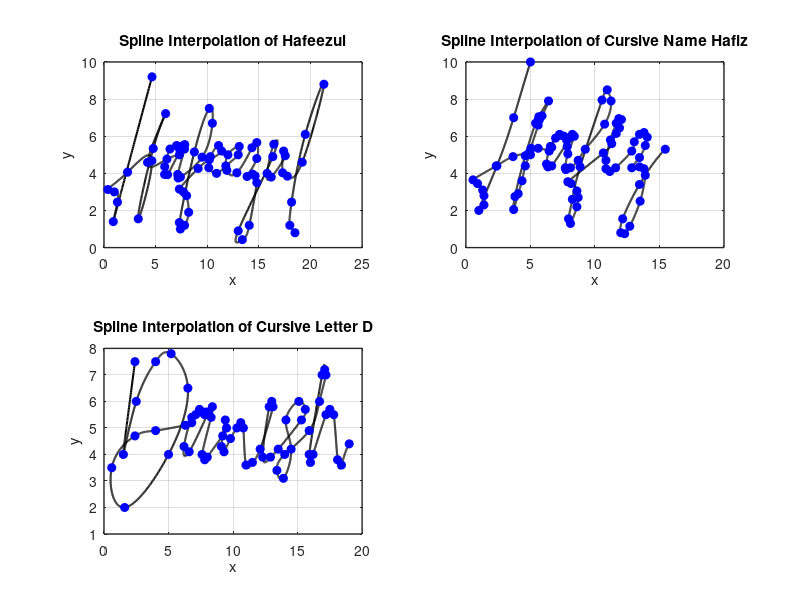

Write the MATLAB code that produced this figure.
% Hafeezul
subplot(2, 2, 1)
% Define data points for x and y coordinates
x = [4.65 0.90 1.30 1.00 0.37 2.28 4.64 3.32 4.77 5.97 4.22 6.10 7.30 7.29 7.03 6.39 5.88 5.87 6.16 7.61 7.82 7.80 7.14 7.18 7.40 9.50 10.5 10.2 8.75 7.30 7.40 7.80 8.20 8.00 7.70 7.30 9.12 10.2 11.4 11.1 10.3 10.15 10.9 11.8 13.0 13.1 12.0 11.9 12.87 14.33 14.8 14.8 13.86 14.38 14.64 14.8 14.07 13.4 13.0 16.35 16.45 15.8 16.2 17.56 17.4 17.3 17.76 19.2 21.3 19.5 18.17 18.0 18.50]
y = [9.20 1.40 2.45 3.00 3.13 4.06 4.68 1.55 5.34 7.22 4.59 4.77 5.00 5.33 5.50 5.31 4.36 3.94 3.93 5.48 5.55 5.31 3.94 3.75 3.80 4.87 6.70 7.50 5.15 1.35 1.00 1.20 1.90 2.80 3.00 3.15 4.26 4.73 5.20 5.50 4.90 4.300 4.00 4.40 5.00 5.45 5.00 4.16 4.030 5.380 5.66 4.80 3.830 3.96 3.86 3.50 1.200 0.43 0.90 4.900 5.570 4.00 3.80 4.950 5.20 4.03 3.850 4.60 8.80 6.10 2.45 1.20 0.800]

n = length(x);
t = 0:n-1; % Parametric coordinate t
tt = 0:0.01:n-1; % More dense coordinate tt for spline interpolation

% Compute spline interpolation
xx = spline(t, x, tt);
yy = spline(t, y, tt);

% Plot settings
figure(1)
plot(xx, yy, 'k', 'LineWidth', 1.5) % plot spline   
hold on
plot(x, y, 'bo', 'MarkerFaceColor', 'b') % plot data points
% axis([-0.2 6 -0.2 4.5])
grid on
title('Spline Interpolation of Hafeezul')
xlabel('x')
ylabel('y')
set(gca, 'FontSize', 10, 'LineWidth', 1)
grid on

% Hafiz
subplot(2, 2, 2)
% Define data points for x and y coordinates
x = [5 3.7 2.4 1 1.4 1.4 1.3 0.9 0.55 2.35 3.65 4.9 5.05 5.6 5.6 5.65 6.4 5.9 5.7 5.6 5.4 4.6 3.8 3.7 4.05 4.35 4.6 5 5.6 6.45 6.65 6.95 7.25 7.6 7.8 7.85 7.9 7.35 6.55 6.25 6.35 6.65 8.1 8.25 8.4 7.9 7.7 7.75 8.1 8.7 9.25 10.75 11.25 10.95 10.55 8.85 8.25 7.95 8.1 8.6 8.7 8.6 8.15 7.9 10.65 11.3 11.65 11.9 12.05 11.85 11.65 11.2 10.85 10.85 11.15 11.6 12.85 13.05 13.45 13.8 14.05 13.9 13.45 12.85 13.45 13.8 13.9 13.5 12.7 12.3 12 12.15 13.45 15.45];
y = [10 7 4.4 2 2.3 2.8 3.1 3.45 3.65 4.4 4.9 5.1 5.35 6.6 6.85 7.05 7.9 7.1 6.9 6.85 6.7 4.95 2.75 2.05 2.9 3.6 4.4 5 5.35 5.2 5.4 5.9 6.1 6 5.8 5.45 5.85 6.05 5.45 4.5 4.35 4.4 5.95 6.1 6 5.05 4.3 4.2 4.3 4.7 5.3 6.65 7.9 8.5 7.95 4.35 2.6 1.55 1.3 2.2 2.7 3.05 3.45 3.55 5.1 5.6 6.15 6.45 6.9 6.95 6.7 5.8 4.7 4.25 4.1 4.3 5.2 5.7 6.1 6.2 5.95 5.5 4.85 4.3 4.35 4.25 3.9 2.5 1.15 0.75 0.8 1.55 3.4 5.3];

n = length(x);
t = 0:n-1; % Parametric coordinate t
tt = 0:0.01:n-1; % More dense coordinate tt for spline interpolation

% Compute spline interpolation
xx = spline(t, x, tt);
yy = spline(t, y, tt);

% Plot settings
figure(1)
plot(xx, yy, 'k', 'LineWidth', 1.5) % plot spline
hold on
plot(x, y, 'bo', 'MarkerFaceColor', 'b') % plot data points
% axis([-0.2 6 -0.2 4.5])
grid on
title('Spline Interpolation of Cursive Name Hafiz')
xlabel('x')
ylabel('y')
set(gca, 'FontSize', 10, 'LineWidth', 1)
grid on


% Danish
subplot(2,2,3)
% Define data points for x and y coordinates
x = [2.4 1.5 2.5 4 5.2 6.5 5 1.6 0.6 2.4 4 6.3 6.8 7.1 7.5 7.8 7.9 7.4 6.8 6.2 6.6 8.1 8.4 8.3 7.6 7.8 8 9.2 9.5 9.4 9.1 9.3 9.8 10.3 10.6 10.8 11 11.5 12.1 13.1 13 12.8 12.3 12.9 13.5 15.3 15.6 15.1 14.1 14.5 13.9 13.4 14 15.9 16.7 17.2 17.1 16.9 15.9 16 16.2 17.2 17.5 17.8 18.1 18.4 19];
y = [7.5 4 6 7.5 7.8 6.5 4 2 3.5 4.7 4.9 5.1 5.2 5.5 5.6 5.5 5.6 5.7 5.4 4.3 4.1 5.6 5.8 5.4 4 3.8 3.9 4.7 5 5.3 4.3 4.1 4.6 5 5.2 5 3.6 3.7 4.2 5.8 6 5.8 3.9 3.9 4.2 5.3 5.7 6 5.3 4.2 3.1 3.4 4 4.9 6 7 7.2 7 4 3.7 4 5.5 5.7 5.5 3.8 3.6 4.4];

n = length(x);
t = 0:n-1;
tt = 0:0.01:n-1;

%Compute the spline interpolation
xx = spline(t, x, tt);
yy = spline(t, y, tt);

%Plot settings
figure(1)
plot(xx, yy,'k','LineWidth',1.5) %plot spline
hold on
plot(x, y, 'bo','MarkerFaceColor','b')%plot data points
grid on
title('Spline Interpolation of Cursive Letter D')
xlabel('x')
ylabel('y')
set(gca,'FontSize',10,'LineWidth',1)
grid on
